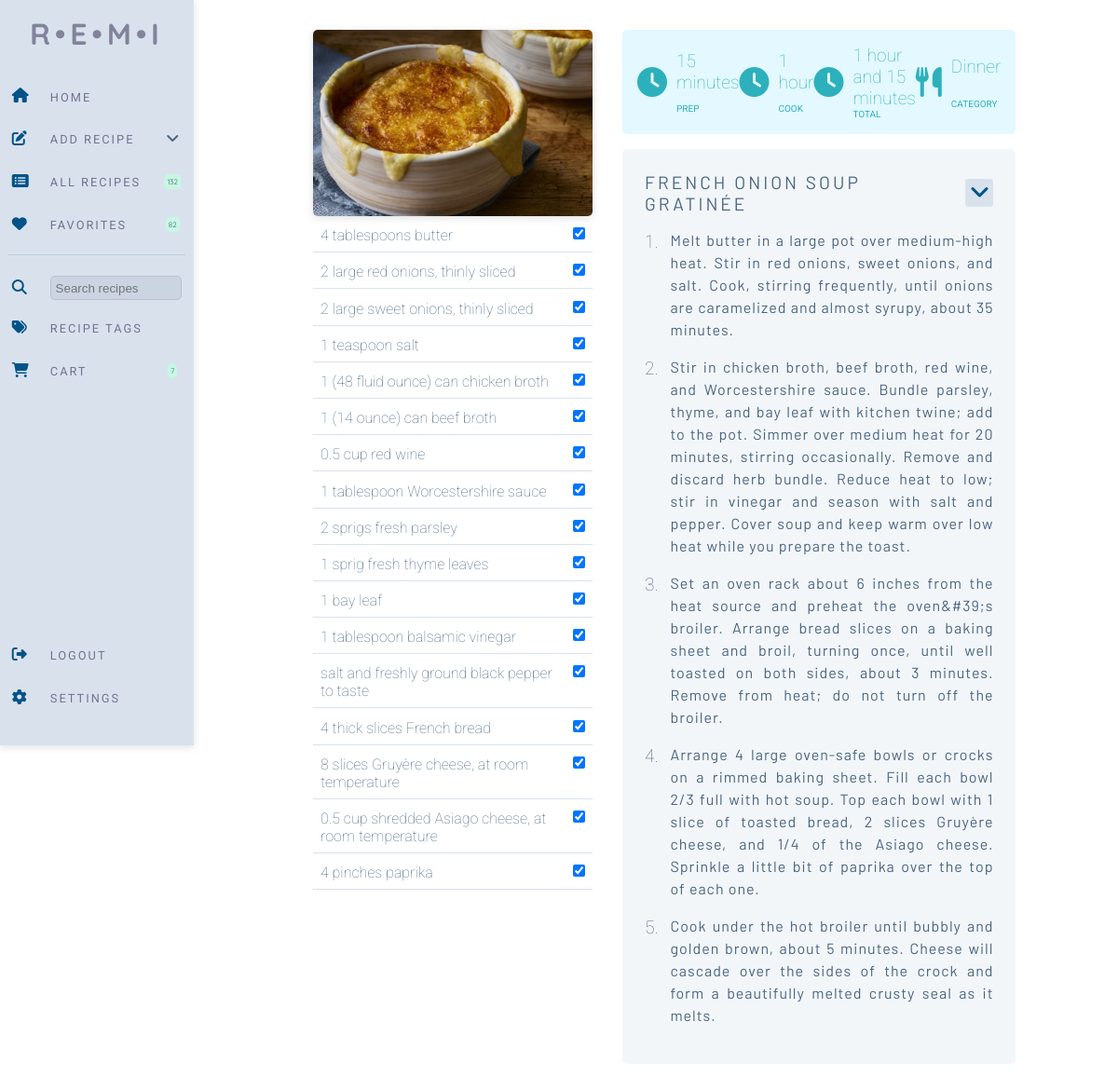
The page /random_recipe (signed in) on the database its author committed.
### website/models.py (models this page shows)
class Recipe(db.Model):
    id = db.Column(db.Integer, primary_key=True)
    uuid = db.Column(db.Integer, primary_key=False)
    username = db.Column(db.Integer, db.ForeignKey('user.id'))
    recipe_name = db.Column(db.String(200))
    prep_time = db.Column(db.Integer, primary_key=False)
    cook_time = db.Column(db.Integer, primary_key=False)
    total_time = db.Column(db.Integer, primary_key=False)
    ingredients = db.Column(db.String())
    servings = db.Column(db.String())
    ingredients_quantity = db.Column(db.String())
    ingredients_measurement = db.Column(db.String())
    instructions = db.Column(db.String())
    instructions_json = db.Column(db.String())
    original_url = db.Column(db.String())
    date_parsed = db.Column(db.String())
    image = db.Column(db.String())
    favorite = db.Column(db.Boolean, default=False)
    category = db.Column(db.String())
    ingredient_list = db.relationship('Ingredients')
    tags = db.relationship('Tag', secondary=recipe_tag, backref='recipe')

class Ingredients(db.Model):
    id = db.Column(db.Integer, primary_key=True)
    uuid = db.Column(db.Integer, primary_key=False)
    recipe = db.Column(db.Integer, db.ForeignKey('recipe.uuid'))
    ingredient = db.Column(db.String())
    ing_type = db.Column(db.String(), default="misc")
    ing_display = db.Column(db.String(), default="Misc.")

### website/views.py (the view, shortened to what this page needs)
@views.route('/random_recipe', methods=['POST', 'GET'])
@login_required
def random_recipe():
    shopping_list = ShoppingList.query.count()
    recipe = Recipe.query.filter_by(username=current_user.id).group_by(func.random()).first()
    ingredients = Ingredients.query.filter_by(uuid=recipe.uuid).all()
    instructions_json = json.loads(recipe.instructions_json)
    return render_template("view_recipe.html", recipe=recipe, ingredients=ingredients, user=current_user,
                           shopping_list=shopping_list, view_id=recipe.uuid, instructions_json=instructions_json)

### website/__init__.py (called while the page is built)
def create_app():
    app = Flask(__name__)
    app.config['SECRET_KEY'] = 'sdf897sdf987'
    app.config['SQLALCHEMY_DATABASE_URI'] = f'sqlite:///{DB_NAME}'
    db.init_app(app)
    migrate.init_app(app, db)
    from .views import views
    from .auth import auth
    app.register_blueprint(views, url_prefix='/')
    app.register_blueprint(auth, url_prefix='/')
    from .models import User, Recipe
    with app.app_context():
        db.create_all()
    login_manager = LoginManager()
    login_manager.login_view = 'auth.login'
    login_manager.init_app(app)
    @login_manager.user_loader
    def load_user(id):
        return User.query.get(int(id))
    return app

### website/templates/view_recipe.html (shortened to what this page needs)
{% extends "base.html" %}  {% block content %}
<div class="view-recipe">
  <div class="ingredient-list">
    <img
    class="instruction-img"
    src="{{ url_for('static', filename=recipe.image) }}"
  />
    {% for ingredient in ingredients %}
    <div class="ingredient-wrapper">
      <div class="ingredient">
        {{ ingredient.ingredient }}<input
      </div>
      <div class="ingredient-check">
        <input
          type="checkbox"
          value="{{ ingredient.ingredient }}"
          id="ingredients"
          name="ingredients"
          checked
        />
      </div>
    </div>
    {% endfor %}
  </div>
  <div class="recipe-instructions">
    <div class="information-wrapper">
          <div class="recipe-icons">
            <i class="fa-solid fa-clock fa-2x"></i>
            <p>{{ recipe.prep_time }}</p>
            <span class="stat-title">Prep</span>
          </div>
          <div class="recipe-icons">
            <i class="fa-solid fa-clock fa-2x"></i>
            <p>{{ recipe.cook_time }}</p>
            <span class="stat-title">Cook</span>
          </div>
          <div class="recipe-icons">
            <i class="fa-solid fa-clock fa-2x"></i>
            <p>{{ recipe.total_time }}</p>
            <span class="stat-title">Total</span>
          </div>
          <div class="recipe-icons">
            <i class="fa-solid fa-utensils fa-2x"></i>
            <p>{{ recipe.category }}</p>
            <span class="stat-title">Category</span>
          </div>
    </div>
    <div class="recipe-grid-wrapper">
      <div class="recipe-menu-wrapper">
        <div class="recipe-title">{{ recipe.recipe_name }}</div>
        <div class="recipe-dropdown">
          <div class="recipe-menu" onclick="menutoggle()">
            <i class="fa-solid fa-angle-down fa-xl"></i>
          </div>
        </div>
      </div>
      {% for key,value in instructions_json.items() %}
      <div class="counter"><span class="number">{{ loop.index }}.</span></div>
      <div class="step">{{ value }}</div>
      {% endfor %}
    </div>
  </div>
</div>
{% endblock %}

### website/static/test.css (style rules this page uses)
* { margin: 0; padding: 0; box-sizing: border-box; }
:root { --nav-background: #D9E2EC; --main-background: white; --logo-color: rgba(49, 41, 77, 0.512); --nav-items-color: #486581; --nav-icon-color: #035388; --nav-items-hover: #BCCCDC; --nav-text-color: rgba(68, 60, 104, 0.678); --search-input-color: #c1cdda92; --pill-background: #C6F7E2; --recipe-card-background: #F0F4F8; --primary-button: #035388; --secondary-button: #D9E2EC; --recipe-tag-background: #f0f4f8e5; --instructions-background: #f0f4f8c7; }
.view-recipe { display: grid; grid-template-columns: 300px 1fr; gap: 2rem; margin: 2rem; margin-left: 8rem; margin-right: 8rem; }
.ingredient-list { display: flex; gap: .2rem; flex-direction: column; }
.ingredient-wrapper { display: grid; grid-template-columns: 1fr auto; border-bottom: 1px solid; border-color: #D9E2EC; }
.ingredient { font-family: 'Roboto', sans-serif; color: var(--nav-items-color); font-weight: 100; padding: .5rem; }
.ingredient-check { padding: .5rem; }
.recipe-instructions { display: flex; flex-direction: column; gap: 1rem; }
.recipe-grid-wrapper { background-color: var(--instructions-background); border-radius: 5px; padding: 1.5rem; display: grid; grid-template-columns: auto 1fr; grid-auto-flow: row; }
.instruction-img { width: 100%; height: 200px; object-fit: cover; border-radius: 5px; box-shadow: rgba(99, 99, 99, 0.2) 0px 2px 8px 0px; }
.recipe-menu-wrapper { display: grid; grid-template-columns: 1fr auto; gap: .5rem; width: 100%; grid-column: 1 / span 2; align-items:center; justify-content: end; margin-bottom: 1rem; position: relative; }
.recipe-menu { background-color: var(--nav-background); color: var(--nav-icon-color); border-radius: 3px; width: 30px; height: 30px; display: grid; align-items: center; justify-content: center; }
.recipe-title { font-family: 'Barlow', sans-serif; text-transform: uppercase; letter-spacing: 3px; font-size: 1.2rem; color: var(--nav-items-color); }
.counter { padding: 0; font-family: 'Roboto', sans-serif; color: var(--nav-items-color); font-size: 1.2rem; font-weight: 100; margin-right: .8rem; margin-top: 2px; }
.step { padding: 0; font-family: 'Barlow', sans-serif; color: var(--nav-items-color); letter-spacing: 1px; margin-bottom: 1rem; text-align: justify; line-height: 1.5; }
.information-wrapper { margin-top: 0; padding: 1rem; display: flex; background-color: #E3F8FF; border-radius: 5px; justify-content: space-around; }
.stat-title { grid-column-start: 2; }
.recipe-icons { color: #2CB1BC; display: grid; grid-template-columns: auto 1fr; grid-auto-flow: row; align-items: center; justify-content: center; }
.recipe-icons i { grid-row: 1 / span 2; margin-right: 10px; }
.recipe-icons p { font-family: 'Roboto', sans-serif; font-size: 1.2rem; font-weight: 100; }
.recipe-icons span { font-family: 'Roboto', sans-serif; text-transform: uppercase; font-size: 10px; }

### rows shown on the page
Recipe: image (picture), prep_time "15 minutes", cook_time "1 hour", total_time "1 hour and 15 minutes", category "Dinner", recipe_name "FRENCH ONION SOUP GRATINÉE"
Ingredients: ingredient "4 tablespoons butter"
Ingredients: ingredient "2 large red onions, thinly sliced"
Ingredients: ingredient "2 large sweet onions, thinly sliced"
Ingredients: ingredient "1 teaspoon salt"
Ingredients: ingredient "1 (48 fluid ounce) can chicken broth"
Ingredients: ingredient "1 (14 ounce) can beef broth"
Ingredients: ingredient "0.5 cup red wine"
Ingredients: ingredient "1 tablespoon Worcestershire sauce"
Ingredients: ingredient "2 sprigs fresh parsley"
Ingredients: ingredient "1 sprig fresh thyme leaves"
Ingredients: ingredient "1 bay leaf"
Ingredients: ingredient "1 tablespoon balsamic vinegar"
Ingredients: ingredient "salt and freshly ground black pepper to taste"
Ingredients: ingredient "4 thick slices French bread"
Ingredients: ingredient "8 slices Gruyère cheese, at room temperature"
Ingredients: ingredient "0.5 cup shredded Asiago cheese, at room temperature"
Ingredients: ingredient "4 pinches paprika"

### other values the page prints
{{ shopping_list }} "7"
{{ value }} "Melt butter in a large pot over medium-high heat. Stir in red onions, sweet onions, and salt. Cook, stirring frequently, until onions are caramelized and almost syrupy, about 35 minutes." "Cook under the hot broiler until bubbly and golden brown, about 5 minutes. Cheese will cascade over the sides of the crock and form a beautifully melted crusty seal as it melts."
